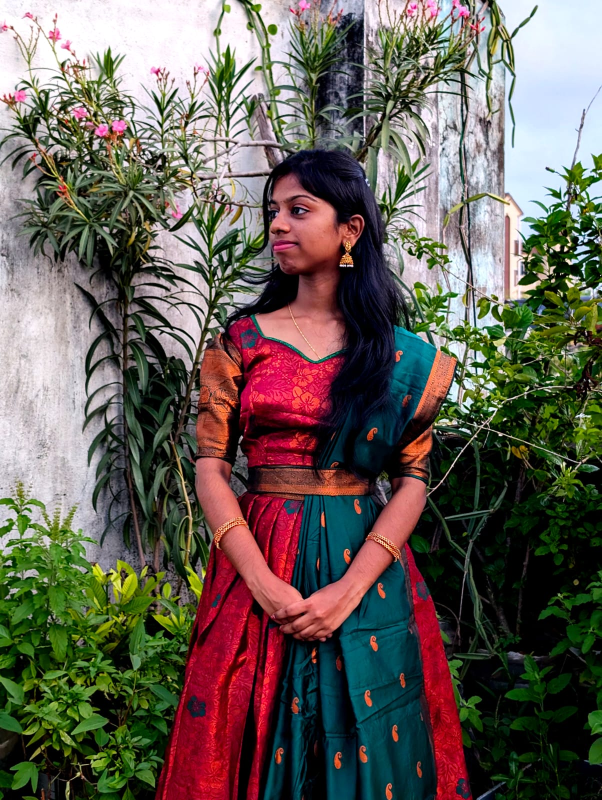
#> input picture Bavya.jpeg, 1204 x 1600 px, found by its file name (shown at 1/2 size)
$ jupyter execute DIPT_EXP3.ipynb
#> lines starting #> are read from the running program, lines starting #| are printed output that depends on the picture
# EXP-3-Record-Histogram processing
### NAME : BAVYA SRI B
### REG NO : 212224230034

[cell 1]
import cv2
import numpy as np
import matplotlib.pyplot as plt

[cell 2]
img = cv2.imread(r"D:\Screenshots\Bavya.jpeg", cv2.IMREAD_GRAYSCALE)
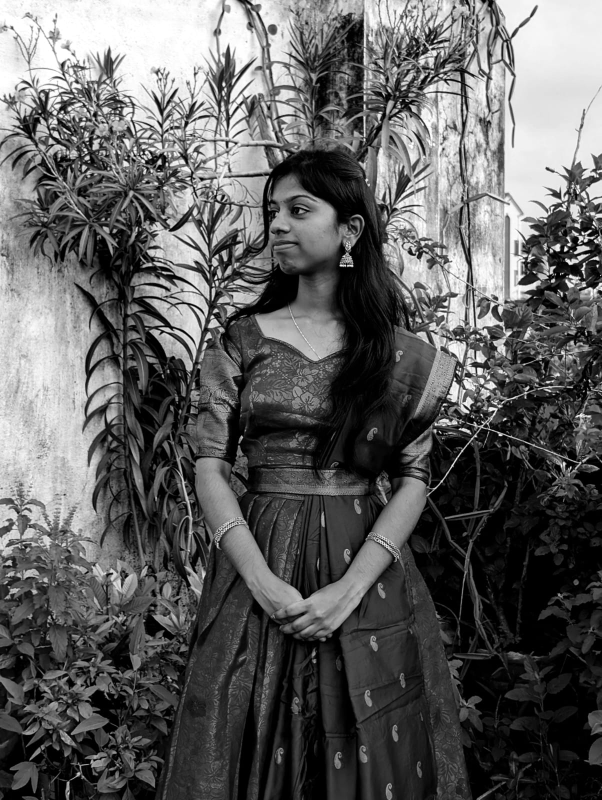
#> img: shape (1600, 1204) (shown at 1/2 size); min 0, max 255, mean 95.2

plt.imshow(img, cmap='gray')
plt.title('Original Image')
plt.show()

[cell 3]
plt.hist(img.ravel(),256,range = [0, 256]);
plt.title('Original Image')
plt.show()
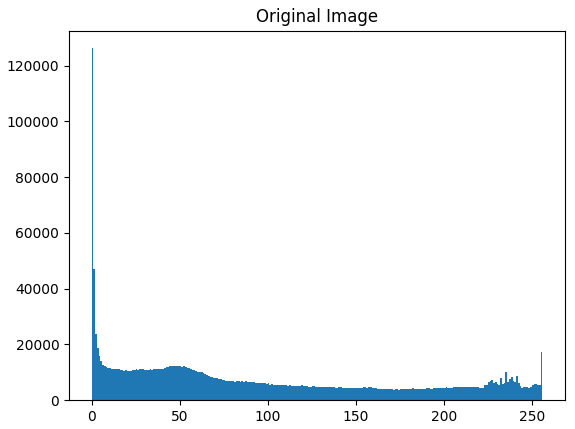
#> figure drawn by matplotlib, 1 panel; tallest bar 126209 high, from x = 0 to 1

[cell 4]
img_eq = cv2.equalizeHist(img)
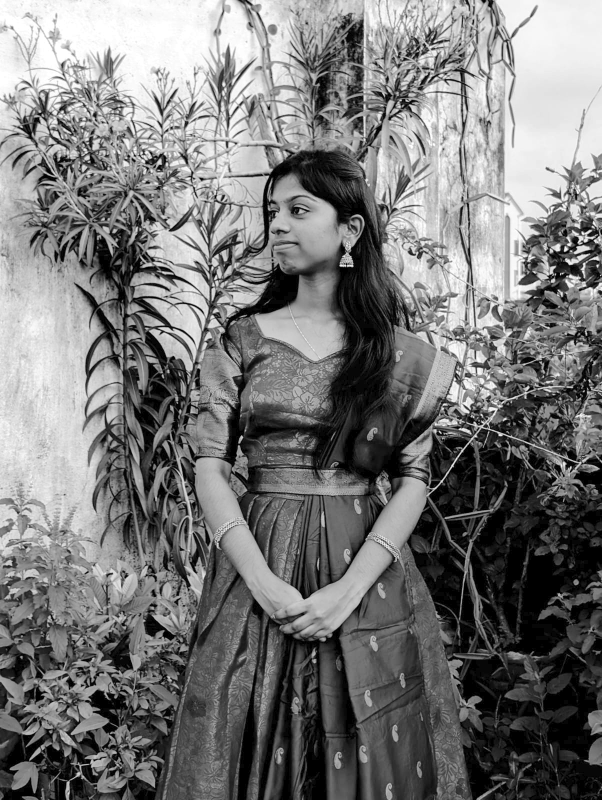
#> img_eq: shape (1600, 1204) (shown at 1/2 size); min 0, max 255, mean 119.8
plt.hist(img_eq.ravel(), 256, range = [0, 256])
plt.title('Equalized Histogram')
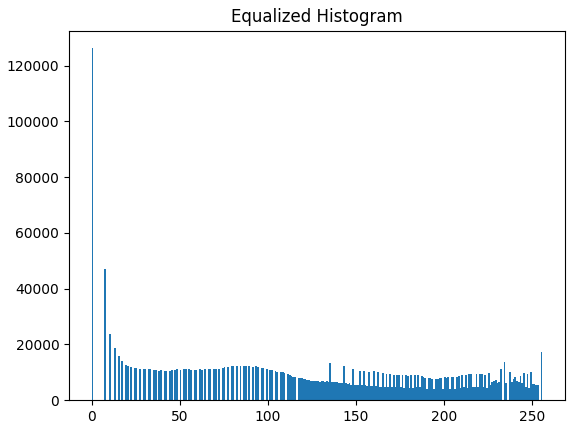
#> figure drawn by matplotlib, 1 panel; tallest bar 126209 high, from x = 0 to 1

[cell 5]
plt.imshow(img_eq, cmap='gray')
plt.title('Original Image')
plt.show()

[cell 6]
img = cv2.imread(r"D:\Screenshots\Bavya.jpeg", cv2.IMREAD_COLOR)
#> img is the input picture: shape (1600, 1204, 3); mean B, G, R 85.6, 94.1, 101.8

img_hsv = cv2.cvtColor(img, cv2.COLOR_BGR2HSV)
#> img_hsv: shape (1600, 1204, 3); mean H, S, V 84.4, 132.4, 116.8

img_hsv[:,:,2] = cv2.equalizeHist(img_hsv[:, :, 2])
#> img_hsv: shape (1600, 1204, 3); mean H, S, V 84.4, 132.4, 125.5

img_eq = cv2.cvtColor(img_hsv, cv2.COLOR_HSV2BGR)
#> img_eq: shape (1600, 1204, 3)

plt.imshow(img_eq[:,:,::-1]); plt.title('Equalized Image');plt.show()

[cell 7]
plt.hist(img_eq.ravel(),256,range = [0, 256]); plt.title('Histogram Equalized');plt.show()
#> after `plt.hist(img_eq.ravel(), 256, range=[0, 256])`:
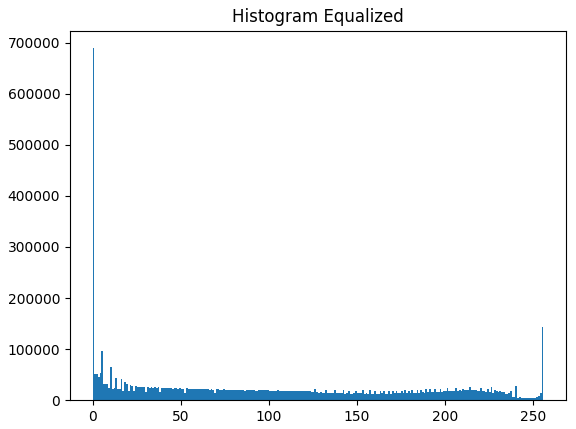
#> figure drawn by matplotlib, 1 panel; tallest bar 689158 high, from x = 0 to 1

[cell 8]
plt.figure(figsize = (20,10))
plt.subplot(221); plt.imshow(img[:, :, ::-1]); plt.title('Original Color Image')
plt.subplot(222); plt.imshow(img_eq[:, :, ::-1]); plt.title('Equalized Image')
plt.show()
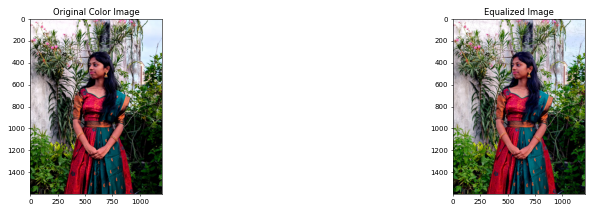
#> figure drawn by matplotlib, 2 panels

[cell 9]
plt.figure(figsize = [15,4])
plt.subplot(121); plt.hist(img.ravel(),256,range = [0, 256]); plt.title('Original Image')
plt.subplot(122); plt.hist(img_eq.ravel(),256,range = [0, 256]); plt.title('Histogram Equalized')
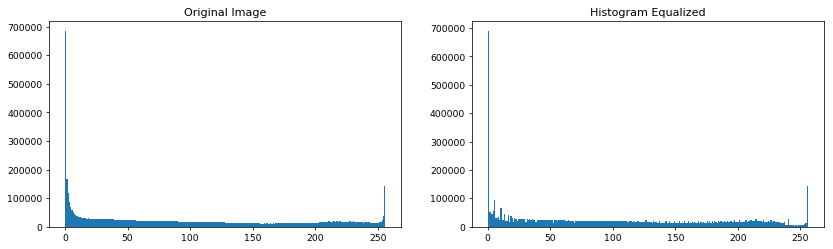
#> figure drawn by matplotlib, 2 panels; panel 1: tallest bar 684165 high, from x = 0 to 1; panel 2: tallest bar 689158 high, from x = 0 to 1
